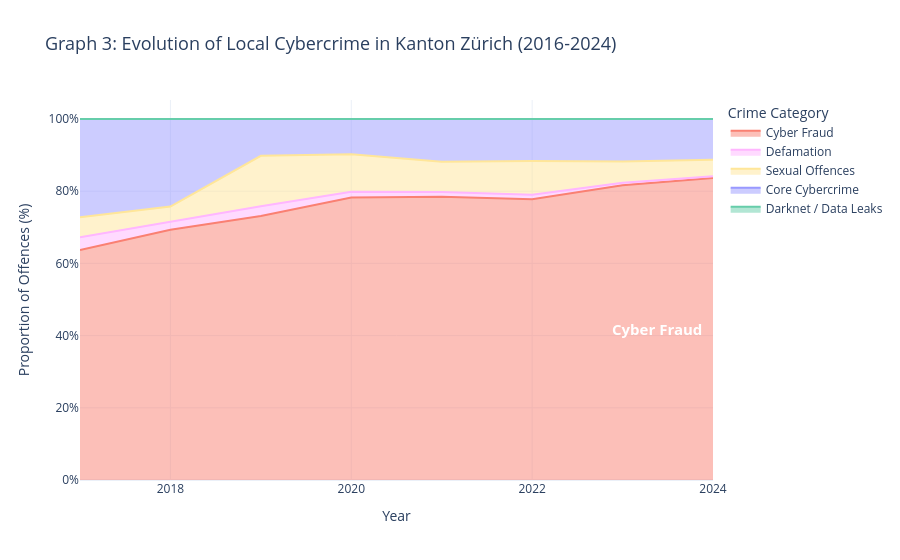

Write notebook code for a chart like this one.
### Markdown cell above
## Graph 3: The Local Reality (Zurich Deep-Dive)

**Goal:** Transition from global geopolitical hacking into local cybercrime reality (scams/fraud targeting citizens).  
**Analysis:** A normalized breakdown of Kanton Zürich's massive 6.5x growth in cyber offences over the last 8 years, focusing purely on what impacts the average resident (Financial Fraud vs Sexual Offences).

### Code cell
translation_map = {
    'digitalisierte Vermögenskriminalität': 'Cyber Fraud',
    'Cyber-Rufschädigung und unlauteres Verhalten': 'Defamation',
    'Cyber-Sexualdelikte': 'Sexual Offences',
    'Cybercrime (im engeren Sinne)': 'Core Cybercrime',
    'Darknet/Data Leaking': 'Darknet / Data Leaks'
}

ktzh['CyberModus_Überkategorie'] = ktzh['CyberModus_Überkategorie'].replace(translation_map)

local_trends = ktzh.groupby(['Ausgangsjahr', 'CyberModus_Überkategorie'])['Straftaten_total'].sum().reset_index()

local_trends['total_year'] = local_trends.groupby('Ausgangsjahr')['Straftaten_total'].transform('sum')
local_trends['percentage'] = (local_trends['Straftaten_total'] / local_trends['total_year']) * 100

local_order = ['Cyber Fraud', 'Defamation', 'Sexual Offences', 'Core Cybercrime', 'Darknet / Data Leaks']

local_color_mapping = {
    'Cyber Fraud': '#fa8072',          
    'Defamation': '#ffb6ff',           
    'Sexual Offences': '#ffe699',      
    'Core Cybercrime': '#9999ff',      
    'Darknet / Data Leaks': '#66cdaa'  
}

fig3 = px.area(
    local_trends, 
    x='Ausgangsjahr', 
    y='percentage', 
    color='CyberModus_Überkategorie',
    color_discrete_map=local_color_mapping,
    category_orders={'CyberModus_Überkategorie': local_order},
    title='Graph 3: Evolution of Local Cybercrime in Kanton Zürich (2016-2024)',
    labels={
        'Ausgangsjahr': 'Year', 
        'percentage': 'Proportion of Offences (%)', 
        'CyberModus_Überkategorie': 'Crime Category'
    },
    custom_data=['CyberModus_Überkategorie', 'percentage', 'Straftaten_total']
)

fig3.update_traces(
    hovertemplate="<b>%{customdata[0]}</b>: %{customdata[1]:.1f}%<br>Raw Count: %{customdata[2]}<extra></extra>"
)

annotations = []
last_year = local_trends['Ausgangsjahr'].max()
last_year_data = local_trends[local_trends['Ausgangsjahr'] == last_year].set_index('CyberModus_Überkategorie')

cumulative_y = 0
for cat in local_order:
    if cat in last_year_data.index:
        val = last_year_data.loc[cat, 'percentage']
        if pd.notnull(val) and val > 0:
            if cat == 'Cyber Fraud':
                mid_y = cumulative_y + (val / 2)
                annotations.append(
                    dict(
                        x=last_year - 0.1,  
                        y=mid_y,
                        text=f"<b>{cat}</b>",
                        showarrow=False,
                        xanchor="right",
                        font=dict(color="white", size=15)
                    )
                )
            cumulative_y += val

fig3.update_layout(
    template='plotly_white', 
    hovermode='x unified',
    showlegend=True,              
    legend_title_text='Crime Category',
    margin=dict(r=150),           
    annotations=annotations,      
    title_font_size=TITLE_FONT_SIZE,
    xaxis=dict(
        tickmode='array',
        tickvals=[2016, 2018, 2020, 2022, 2024],
        range=[local_trends['Ausgangsjahr'].min(), local_trends['Ausgangsjahr'].max()]
    ),
    yaxis=dict(ticksuffix="%")
)

fig3.show()

### Figure 1 — Plotly figure (JSON) as saved in the notebook; plotly's stock layout.template omitted (floating-point values rounded to 4 significant figures)
{"data": [{"customdata": [["Cyber Fraud", 63.71, 1380], ["Cyber Fraud", 69.33, 2482], ["Cyber Fraud", 73.1, 3071], ["Cyber Fraud", 78.27, 4440], ["Cyber Fraud", 78.44, 5411], ["Cyber Fraud", 77.79, 5807], ["Cyber Fraud", 81.63, 7933], ["Cyber Fraud", 83.63, 11844]], "fillpattern": {"shape": ""}, "hovertemplate": "<b>%{customdata[0]}</b>: %{customdata[1]:.1f}%<br>Raw Count: %{customdata[2]}<extra></extra>", "legendgroup": "Cyber Fraud", "line": {"color": "#fa8072"}, "marker": {"symbol": "circle"}, "mode": "lines", "name": "Cyber Fraud", "orientation": "v", "showlegend": true, "stackgroup": "1", "type": "scatter", "x": [2017, 2018, 2019, 2020, 2021, 2022, 2023, 2024], "xaxis": "x", "y": [63.71, 69.33, 73.1, 78.27, 78.44, 77.79, 81.63, 83.63], "yaxis": "y"}, {"customdata": [["Defamation", 3.509, 76], ["Defamation", 2.291, 82], ["Defamation", 2.737, 115], ["Defamation", 1.604, 91], ["Defamation", 1.363, 94], ["Defamation", 1.246, 93], ["Defamation", 0.71, 69], ["Defamation", 0.5225, 74]], "fillpattern": {"shape": ""}, "hovertemplate": "<b>%{customdata[0]}</b>: %{customdata[1]:.1f}%<br>Raw Count: %{customdata[2]}<extra></extra>", "legendgroup": "Defamation", "line": {"color": "#ffb6ff"}, "marker": {"symbol": "circle"}, "mode": "lines", "name": "Defamation", "orientation": "v", "showlegend": true, "stackgroup": "1", "type": "scatter", "x": [2017, 2018, 2019, 2020, 2021, 2022, 2023, 2024], "xaxis": "x", "y": [3.509, 2.291, 2.737, 1.604, 1.363, 1.246, 0.71, 0.5225], "yaxis": "y"}, {"customdata": [["Sexual Offences", 5.54, 120], ["Sexual Offences", 4.134, 148], ["Sexual Offences", 13.97, 587], ["Sexual Offences", 10.35, 587], ["Sexual Offences", 8.379, 578], ["Sexual Offences", 9.337, 697], ["Sexual Offences", 5.896, 573], ["Sexual Offences", 4.583, 649]], "fillpattern": {"shape": ""}, "hovertemplate": "<b>%{customdata[0]}</b>: %{customdata[1]:.1f}%<br>Raw Count: %{customdata[2]}<extra></extra>", "legendgroup": "Sexual Offences", "line": {"color": "#ffe699"}, "marker": {"symbol": "circle"}, "mode": "lines", "name": "Sexual Offences", "orientation": "v", "showlegend": true, "stackgroup": "1", "type": "scatter", "x": [2017, 2018, 2019, 2020, 2021, 2022, 2023, 2024], "xaxis": "x", "y": [5.54, 4.134, 13.97, 10.35, 8.379, 9.337, 5.896, 4.583], "yaxis": "y"}, {"customdata": [["Core Cybercrime", 27.24, 590], ["Core Cybercrime", 24.25, 868], ["Core Cybercrime", 10.19, 428], ["Core Cybercrime", 9.783, 555], ["Core Cybercrime", 11.82, 815], ["Core Cybercrime", 11.63, 868], ["Core Cybercrime", 11.76, 1143], ["Core Cybercrime", 11.26, 1594]], "fillpattern": {"shape": ""}, "hovertemplate": "<b>%{customdata[0]}</b>: %{customdata[1]:.1f}%<br>Raw Count: %{customdata[2]}<extra></extra>", "legendgroup": "Core Cybercrime", "line": {"color": "#9999ff"}, "marker": {"symbol": "circle"}, "mode": "lines", "name": "Core Cybercrime", "orientation": "v", "showlegend": true, "stackgroup": "1", "type": "scatter", "x": [2017, 2018, 2019, 2020, 2021, 2022, 2023, 2024], "xaxis": "x", "y": [27.24, 24.25, 10.19, 9.783, 11.82, 11.63, 11.76, 11.26], "yaxis": "y"}, {"customdata": [["Darknet / Data Leaks", 0, 0], ["Darknet / Data Leaks", 0, 0], ["Darknet / Data Leaks", 0, 0], ["Darknet / Data Leaks", 0, 0], ["Darknet / Data Leaks", 0, 0], ["Darknet / Data Leaks", 0, 0], ["Darknet / Data Leaks", 0.007061, 1]], "fillpattern": {"shape": ""}, "hovertemplate": "<b>%{customdata[0]}</b>: %{customdata[1]:.1f}%<br>Raw Count: %{customdata[2]}<extra></extra>", "legendgroup": "Darknet / Data Leaks", "line": {"color": "#66cdaa"}, "marker": {"symbol": "circle"}, "mode": "lines", "name": "Darknet / Data Leaks", "orientation": "v", "showlegend": true, "stackgroup": "1", "type": "scatter", "x": [2018, 2019, 2020, 2021, 2022, 2023, 2024], "xaxis": "x", "y": [0.0, 0.0, 0.0, 0.0, 0.0, 0.0, 0.007061], "yaxis": "y"}], "layout": {"annotations": [{"font": {"color": "white", "size": 15}, "showarrow": false, "text": "<b>Cyber Fraud</b>", "x": 2024.0, "xanchor": "right", "y": 41.82}], "hovermode": "x unified", "legend": {"title": {"text": "Crime Category"}, "tracegroupgap": 0}, "margin": {"r": 150}, "showlegend": true, "title": {"font": {"size": 18}, "text": "Graph 3: Evolution of Local Cybercrime in Kanton Zürich (2016-2024)"}, "xaxis": {"anchor": "y", "domain": [0, 1], "range": [2017, 2024], "tickmode": "array", "tickvals": [2016, 2018, 2020, 2022, 2024], "title": {"text": "Year"}}, "yaxis": {"anchor": "x", "domain": [0, 1], "ticksuffix": "%", "title": {"text": "Proportion of Offences (%)"}}}}
